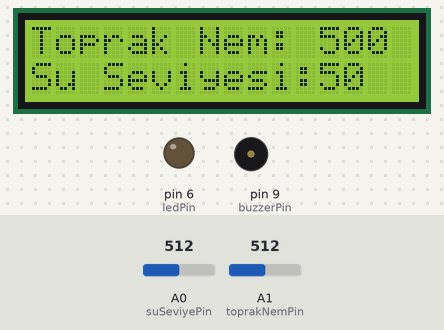
Recording of a sketch running on a simulated Arduino Uno, built with avr-gcc and run on an emulated ATmega328P. Shown: 16×2 character LCD, output pins drawn as LEDs (lit = HIGH), buzzer (waves = sounding, pin HIGH). Dashed ring = blinking. The test bench sets the inputs (shaded band); at power-on: A0 (suSeviyePin) = 512, A1 (toprakNemPin) = 512.

Above: at 1.2 s.
1.3 s: A0 (suSeviyePin) set to 314
At 1.9 s:
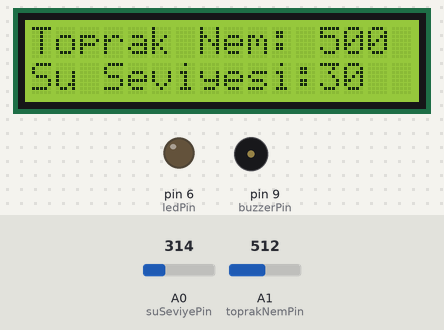
2.8 s: A0 (suSeviyePin) set to 299
At 3.05 s:
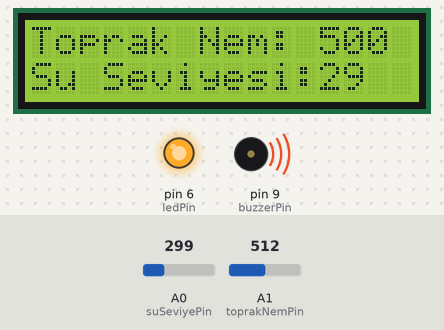
4.9 s: A1 (toprakNemPin) set to 716
At 7.3 s:
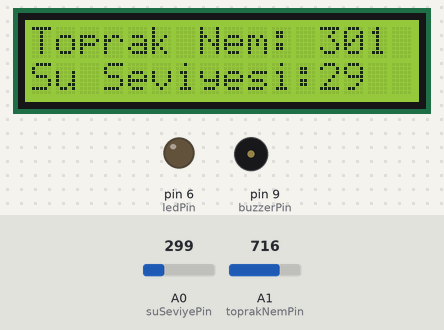
7.5 s: A1 (toprakNemPin) set to 900
At 7.66 s:
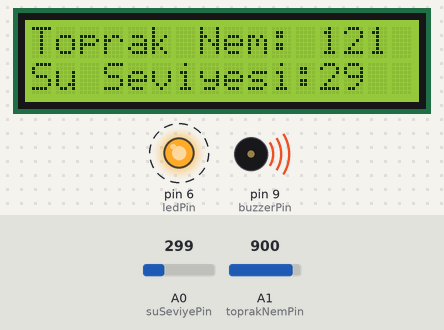
9.1 s: A1 (toprakNemPin) set to 1023
At 10.1 s:
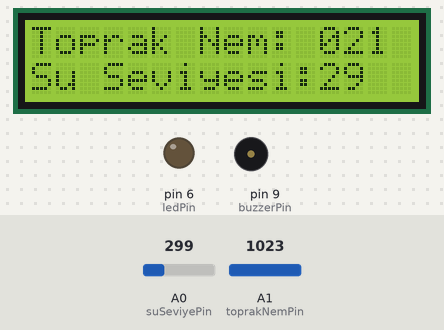
10.7 s: A0 (suSeviyePin) set to 122
At 12.3 s:
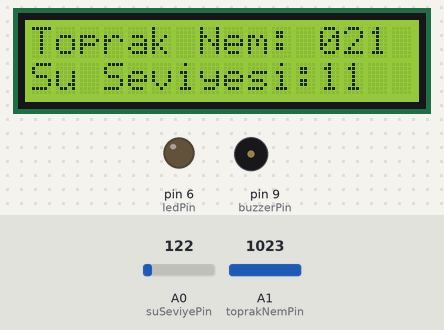
Timing chart, 0 to 13.9 s (numbered marks = the images above; inputs shaded):
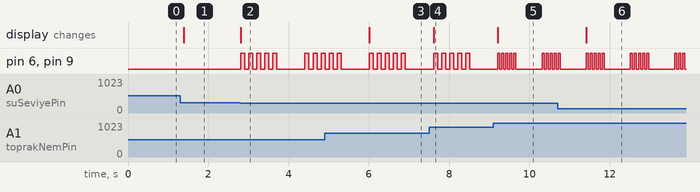

Measured:
- the behaviour switches between 307 and 306 on A0 (suSeviyePin) (found by bisection; images 1 and 2)
- after the input at 1.3 s, the display: changes after 0.09 s (image 1)
- after the input at 2.8 s, pin 6 (ledPin), pin 9 (buzzerPin): LOW → HIGH at once, → LOW 0.10 s later, → HIGH 0.10 s later, → LOW 0.10 s later, … (15 changes in this stretch); the display: changes at once (image 2)
- after the input at 4.9 s, the display: changes after 1.1 s (image 3)
- after the input at 7.5 s, the display: changes after 0.11 s (image 4)
- after the input at 9.1 s, the display: changes after 0.11 s (image 5)
- after the input at 10.7 s, the display: changes after 0.72 s (image 6)

The sketch:

su_seviyesi_ve_toprak_nem_kodlar_.ino
```cpp
#include <LiquidCrystal.h>

const int rs = 12, en = 11, d4 = 5, d5 = 4, d6 = 3, d7 = 2;
LiquidCrystal lcd(rs, en, d4, d5, d6, d7);
#define toprakNemPin A1 // Toprak nem sensörü için su seviyesi pinini kullanıyoruz
#define suSeviyePin A0 // Su seviyesi sensörü için toprak nem pinini kullanıyoruz
#define ledPin 6 // LED'i kontrol etmek için kullanacağımız pin
#define buzzerPin 9 // Buzzer'ı kontrol etmek için kullanacağımız pin

void setup() {
  lcd.begin(16, 2);
  lcd.print("Toprak Nem: ");
  lcd.setCursor(0, 1);
  lcd.print("Su Seviyesi:");

  pinMode(ledPin, OUTPUT); // LED pinini çıkış olarak ayarla
  pinMode(buzzerPin, OUTPUT); // Buzzer pinini çıkış olarak ayarla
}

void loop() {
  // Toprak nem sensöründen okunan değeri al
  int toprakNem = analogRead(toprakNemPin);
  // Su seviye sensöründen okunan değeri al
  int suSeviyesi = analogRead(suSeviyePin);

  // Su seviyesi sensörünün okuma değerini tersine çevir
  suSeviyesi = map(suSeviyesi, 0, 1023, 0, 100);
  toprakNem = map(toprakNem, 0 ,1023, 1000, 0);

  lcd.setCursor(12, 0);
  lcd.print(toprakNem);

  lcd.setCursor(12, 1);
  lcd.print(suSeviyesi);

  // Eğer toprak nem düşükse, farklı bir ötüş ve LED deseni kullan
  if (toprakNem < 30) {
    for(int i = 0; i < 5; i++){ // 5 kere dönecek
      digitalWrite(ledPin, HIGH); // LED'i yak
      digitalWrite(buzzerPin, HIGH); // Buzzer'ı yak
      delay(50); // 50 milisaniye boyunca yüksek
      digitalWrite(ledPin, LOW); // LED'i söndür
      digitalWrite(buzzerPin, LOW); // Buzzer'ı söndür
      delay(50); // 50 milisaniye boyunca düşük
    }
    delay(500); // Desenler arası 500 milisaniye bekleme
  }
  // Eğer su seviyesi düşükse, farklı bir ötüş ve LED deseni kullan
  else if (suSeviyesi < 30) {
    for(int i = 0; i < 5; i++){ // 5 kere dönecek
      digitalWrite(ledPin, HIGH); // LED'i yak
      digitalWrite(buzzerPin, HIGH); // Buzzer'ı yak
      delay(100); // 100 milisaniye boyunca yüksek
      digitalWrite(ledPin, LOW); // LED'i söndür
      digitalWrite(buzzerPin, LOW); // Buzzer'ı söndür
      delay(100); // 100 milisaniye boyunca düşük
    }
    delay(500); // Desenler arası 500 milisaniye bekleme
  }
  else {
    digitalWrite(ledPin, LOW); // LED'i söndür
    digitalWrite(buzzerPin, LOW); // Buzzer'ı söndür
  }

  delay(100); // Tekrar okumayı saniyede bir kez yap
}
```
